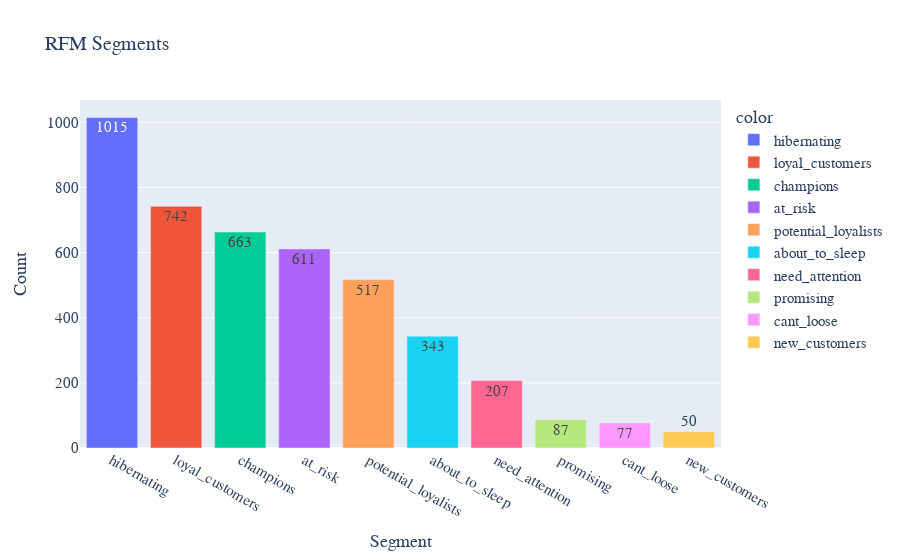

Notebook code cell kept with this figure:
### Code cell
segments = df_rfm['segment'].value_counts()

fig = px.bar(x=segments.index,
             y=segments.values,
             color=segments.index,
             text=segments.values,
             title="RFM Segments",
             labels={'x': 'Product', 'y': 'Count'})

fig.update_layout(
    xaxis_title="Segment",
    yaxis_title="Count",
    font=dict(size=15, family="Arial"),
    title_font=dict(size=20, family="Arial")
)


fig.show()

### Figure 1 — Plotly figure (JSON) as saved in the notebook; plotly's stock layout.template omitted (floating-point values rounded to 4 significant figures)
{"data": [{"alignmentgroup": "True", "hovertemplate": "color=hibernating<br>Product=%{x}<br>Count=%{y}<br>text=%{text}<extra></extra>", "legendgroup": "hibernating", "marker": {"color": "#636efa", "pattern": {"shape": ""}}, "name": "hibernating", "offsetgroup": "hibernating", "orientation": "v", "showlegend": true, "text": [1015], "textposition": "auto", "type": "bar", "x": ["hibernating"], "xaxis": "x", "y": [1015], "yaxis": "y"}, {"alignmentgroup": "True", "hovertemplate": "color=loyal_customers<br>Product=%{x}<br>Count=%{y}<br>text=%{text}<extra></extra>", "legendgroup": "loyal_customers", "marker": {"color": "#EF553B", "pattern": {"shape": ""}}, "name": "loyal_customers", "offsetgroup": "loyal_customers", "orientation": "v", "showlegend": true, "text": [742], "textposition": "auto", "type": "bar", "x": ["loyal_customers"], "xaxis": "x", "y": [742], "yaxis": "y"}, {"alignmentgroup": "True", "hovertemplate": "color=champions<br>Product=%{x}<br>Count=%{y}<br>text=%{text}<extra></extra>", "legendgroup": "champions", "marker": {"color": "#00cc96", "pattern": {"shape": ""}}, "name": "champions", "offsetgroup": "champions", "orientation": "v", "showlegend": true, "text": [663], "textposition": "auto", "type": "bar", "x": ["champions"], "xaxis": "x", "y": [663], "yaxis": "y"}, {"alignmentgroup": "True", "hovertemplate": "color=at_risk<br>Product=%{x}<br>Count=%{y}<br>text=%{text}<extra></extra>", "legendgroup": "at_risk", "marker": {"color": "#ab63fa", "pattern": {"shape": ""}}, "name": "at_risk", "offsetgroup": "at_risk", "orientation": "v", "showlegend": true, "text": [611], "textposition": "auto", "type": "bar", "x": ["at_risk"], "xaxis": "x", "y": [611], "yaxis": "y"}, {"alignmentgroup": "True", "hovertemplate": "color=potential_loyalists<br>Product=%{x}<br>Count=%{y}<br>text=%{text}<extra></extra>", "legendgroup": "potential_loyalists", "marker": {"color": "#FFA15A", "pattern": {"shape": ""}}, "name": "potential_loyalists", "offsetgroup": "potential_loyalists", "orientation": "v", "showlegend": true, "text": [517], "textposition": "auto", "type": "bar", "x": ["potential_loyalists"], "xaxis": "x", "y": [517], "yaxis": "y"}, {"alignmentgroup": "True", "hovertemplate": "color=about_to_sleep<br>Product=%{x}<br>Count=%{y}<br>text=%{text}<extra></extra>", "legendgroup": "about_to_sleep", "marker": {"color": "#19d3f3", "pattern": {"shape": ""}}, "name": "about_to_sleep", "offsetgroup": "about_to_sleep", "orientation": "v", "showlegend": true, "text": [343], "textposition": "auto", "type": "bar", "x": ["about_to_sleep"], "xaxis": "x", "y": [343], "yaxis": "y"}, {"alignmentgroup": "True", "hovertemplate": "color=need_attention<br>Product=%{x}<br>Count=%{y}<br>text=%{text}<extra></extra>", "legendgroup": "need_attention", "marker": {"color": "#FF6692", "pattern": {"shape": ""}}, "name": "need_attention", "offsetgroup": "need_attention", "orientation": "v", "showlegend": true, "text": [207], "textposition": "auto", "type": "bar", "x": ["need_attention"], "xaxis": "x", "y": [207], "yaxis": "y"}, {"alignmentgroup": "True", "hovertemplate": "color=promising<br>Product=%{x}<br>Count=%{y}<br>text=%{text}<extra></extra>", "legendgroup": "promising", "marker": {"color": "#B6E880", "pattern": {"shape": ""}}, "name": "promising", "offsetgroup": "promising", "orientation": "v", "showlegend": true, "text": [87], "textposition": "auto", "type": "bar", "x": ["promising"], "xaxis": "x", "y": [87], "yaxis": "y"}, {"alignmentgroup": "True", "hovertemplate": "color=cant_loose<br>Product=%{x}<br>Count=%{y}<br>text=%{text}<extra></extra>", "legendgroup": "cant_loose", "marker": {"color": "#FF97FF", "pattern": {"shape": ""}}, "name": "cant_loose", "offsetgroup": "cant_loose", "orientation": "v", "showlegend": true, "text": [77], "textposition": "auto", "type": "bar", "x": ["cant_loose"], "xaxis": "x", "y": [77], "yaxis": "y"}, {"alignmentgroup": "True", "hovertemplate": "color=new_customers<br>Product=%{x}<br>Count=%{y}<br>text=%{text}<extra></extra>", "legendgroup": "new_customers", "marker": {"color": "#FECB52", "pattern": {"shape": ""}}, "name": "new_customers", "offsetgroup": "new_customers", "orientation": "v", "showlegend": true, "text": [50], "textposition": "auto", "type": "bar", "x": ["new_customers"], "xaxis": "x", "y": [50], "yaxis": "y"}], "layout": {"autosize": true, "barmode": "relative", "font": {"family": "Arial", "size": 15}, "legend": {"title": {"text": "color"}, "tracegroupgap": 0}, "title": {"font": {"family": "Arial", "size": 20}, "text": "RFM Segments"}, "xaxis": {"anchor": "y", "autorange": true, "domain": [0, 1], "range": [-0.5, 9.5], "title": {"text": "Segment"}, "type": "category"}, "yaxis": {"anchor": "x", "autorange": true, "domain": [0, 1], "range": [0, 1068.0], "title": {"text": "Count"}, "type": "linear"}}}
